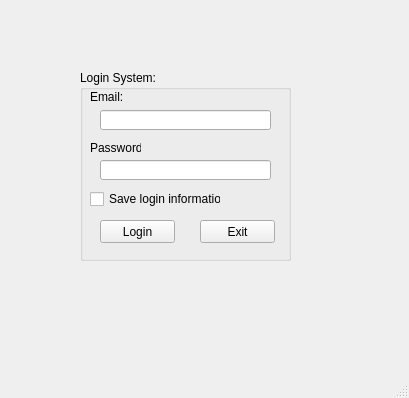
<?xml version="1.0" encoding="UTF-8"?>
<ui version="4.0">
 <class>MainWindow</class>
 <widget class="QMainWindow" name="MainWindow">
  <property name="geometry">
   <rect>
    <x>0</x>
    <y>0</y>
    <width>409</width>
    <height>398</height>
   </rect>
  </property>
  <property name="windowTitle">
   <string>MainWindow</string>
  </property>
  <widget class="QWidget" name="centralwidget">
   <widget class="QGroupBox" name="groupBox">
    <property name="geometry">
     <rect>
      <x>80</x>
      <y>70</y>
      <width>211</width>
      <height>191</height>
     </rect>
    </property>
    <property name="title">
     <string>Login System:</string>
    </property>
    <widget class="QLabel" name="label">
     <property name="geometry">
      <rect>
       <x>10</x>
       <y>20</y>
       <width>47</width>
       <height>14</height>
      </rect>
     </property>
     <property name="text">
      <string>Email:</string>
     </property>
    </widget>
    <widget class="QLineEdit" name="lineEdit">
     <property name="geometry">
      <rect>
       <x>20</x>
       <y>40</y>
       <width>171</width>
       <height>20</height>
      </rect>
     </property>
    </widget>
    <widget class="QLabel" name="label_2">
     <property name="geometry">
      <rect>
       <x>10</x>
       <y>70</y>
       <width>51</width>
       <height>16</height>
      </rect>
     </property>
     <property name="text">
      <string>Password:</string>
     </property>
    </widget>
    <widget class="QLineEdit" name="lineEdit_2">
     <property name="geometry">
      <rect>
       <x>20</x>
       <y>90</y>
       <width>171</width>
       <height>20</height>
      </rect>
     </property>
     <property name="echoMode">
      <enum>QLineEdit::Password</enum>
     </property>
    </widget>
    <widget class="QCheckBox" name="checkBox">
     <property name="geometry">
      <rect>
       <x>10</x>
       <y>120</y>
       <width>131</width>
       <height>18</height>
      </rect>
     </property>
     <property name="text">
      <string>Save login information</string>
     </property>
    </widget>
    <widget class="QPushButton" name="pushButton">
     <property name="geometry">
      <rect>
       <x>20</x>
       <y>150</y>
       <width>75</width>
       <height>23</height>
      </rect>
     </property>
     <property name="text">
      <string>Login</string>
     </property>
     <property name="icon">
      <iconset>
       <normaloff>../images/ic_login.png</normaloff>../images/ic_login.png</iconset>
     </property>
    </widget>
    <widget class="QPushButton" name="pushButton_2">
     <property name="geometry">
      <rect>
       <x>120</x>
       <y>150</y>
       <width>75</width>
       <height>23</height>
      </rect>
     </property>
     <property name="text">
      <string>Exit</string>
     </property>
     <property name="icon">
      <iconset>
       <normaloff>../images/ic_exit.png</normaloff>../images/ic_exit.png</iconset>
     </property>
    </widget>
   </widget>
  </widget>
  <widget class="QMenuBar" name="menubar">
   <property name="geometry">
    <rect>
     <x>0</x>
     <y>0</y>
     <width>409</width>
     <height>22</height>
    </rect>
   </property>
  </widget>
  <widget class="QStatusBar" name="statusbar"/>
 </widget>
 <resources/>
 <connections/>
</ui>
